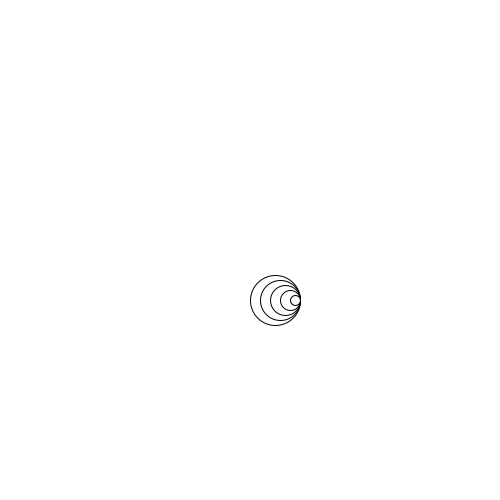
Frame 1 (no input)
Frame 60 (the mouse pressed at the canvas centre just before this capture): identical to frame 1, image omitted
Frame 120 (the mouse held since frame 60 and released just before this capture): identical to frame 1, image omitted

The Processing sketch that drew this single still picture (run headless with seeded random() and noise(); from frame 60 on, the mouse is pressed at the canvas centre):

// Processing sketch: Opd9_6
// ── Opd9_6.pde

void setup(){
size(500,500);

}

void draw(){
background(255,255,255);

int sizeC = 50;

for(int i = 0; i <5; i++){
  ellipse(300 - sizeC/2, 300, sizeC,sizeC);
  sizeC-=10;
}





}
